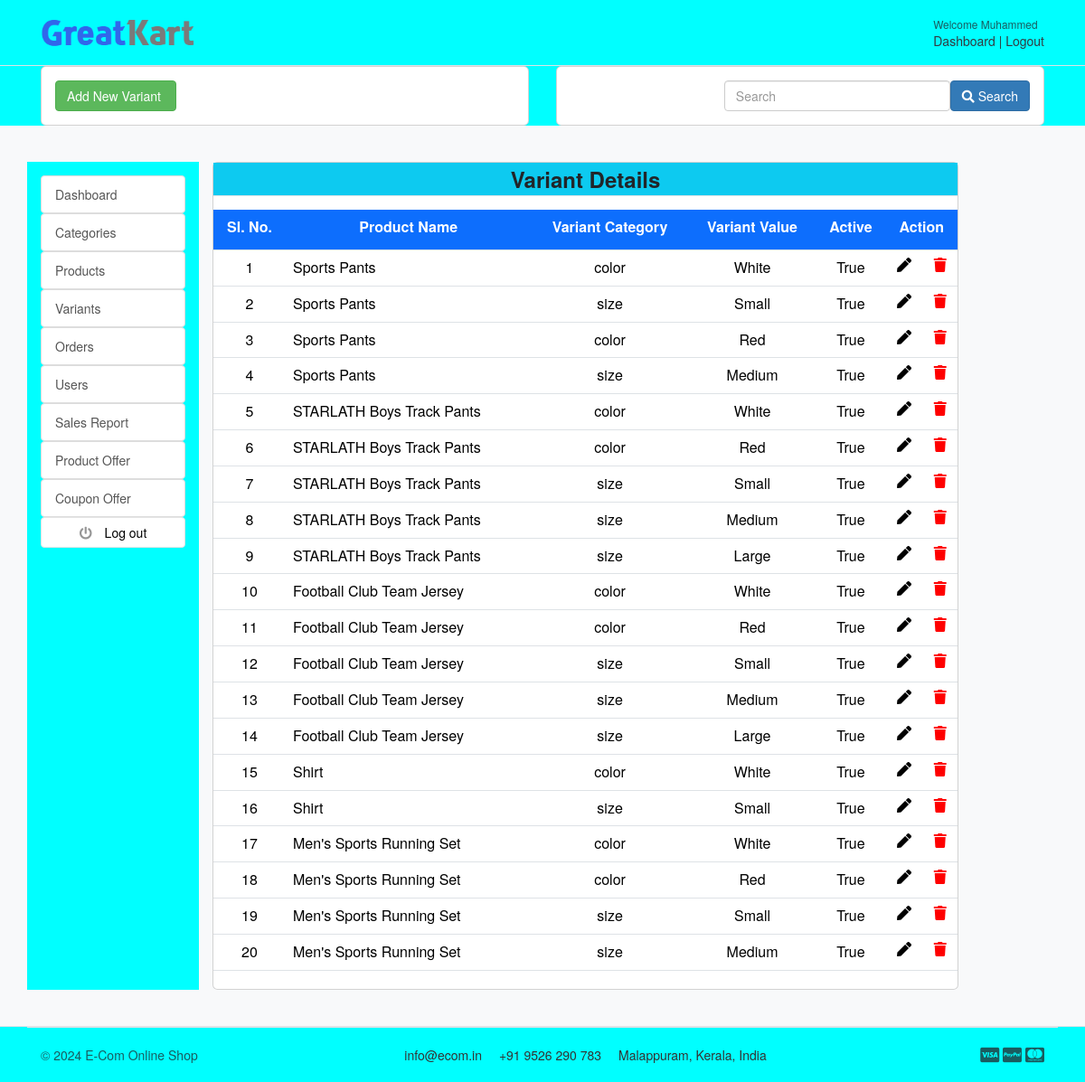
The page /accounts/variant_list (signed in) on the database as committed earlier.
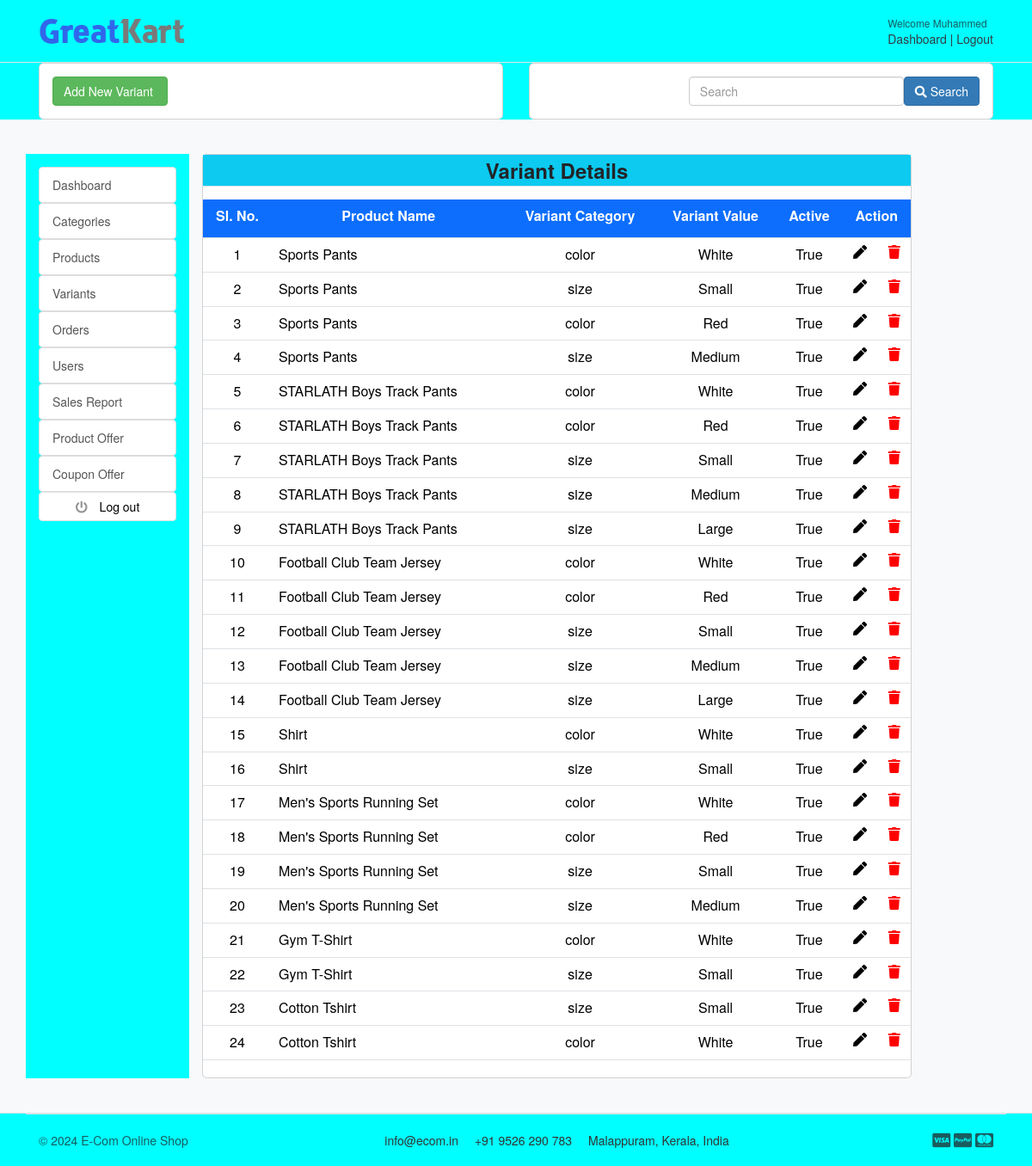
The same page on the database as committed later.
### accounts/models.py (models this page shows, shortened)
class Account(AbstractBaseUser):
    first_name = models.CharField(max_length=50)
    last_name = models.CharField(max_length=50)
    email = models.EmailField(max_length=100, unique=True)
    phone_number = models.CharField(max_length=12, unique=True, default='')
    wallet = models.FloatField(null=True, default=0.0)
    date_joined = models.DateTimeField(auto_now_add=True)
    last_login = models.DateTimeField(auto_now_add=True)
    is_admin = models.BooleanField(default=False)
    is_staff = models.BooleanField(default=False)
    is_active = models.BooleanField(default=True)
    is_superadmin = models.BooleanField(default=False)
    USERNAME_FIELD = 'email'
    REQUIRED_FIELDS = ['first_name', 'last_name', 'phone_number']
    objects = MyAccountManager()
    class Meta:
        verbose_name = 'account'
        verbose_name_plural = 'accounts'

### store/models.py (models this page shows, shortened)
class Variant(models.Model):
    product = models.ForeignKey(Product, on_delete=models.CASCADE)
    variant_category = models.CharField(max_length=100, choices=variant_category_choice)
    variant_value = models.CharField(max_length=100)
    is_active = models.BooleanField(default=True)
    created_on = models.DateTimeField(auto_now=True)
    objects = VariantManager()

class Product(models.Model):
    product_name = models.CharField(max_length=200, unique=True)
    slug = models.SlugField(max_length=200, unique=True)
    description = models.TextField(max_length=500, blank=True)
    price = models.PositiveIntegerField(
        validators=[MinValueValidator(1)],
        help_text="Enter a number greater than zero")
    product_image = models.ImageField(upload_to='photos/products')
    stock = models.PositiveIntegerField(
        validators=[MinValueValidator(1)],
        help_text="Enter a number greater than zero")
    is_available = models.BooleanField(default=True)
    category = models.ForeignKey(Category, on_delete=models.CASCADE)
    created_date = models.DateTimeField(auto_now_add=True)
    modified_date = models.DateTimeField(auto_now=True)
    offer_percentage = models.PositiveIntegerField(default=0, blank=True, null=True)
    offer_price = models.PositiveIntegerField(default=0, blank=True, null=True)
    is_listed_offer = models.BooleanField(default=True)
    def __str__(self):
        return self.product_name

### accounts/views.py (the view)
# urls.py: path('variant_list', views.variant_list, name="variant_list"),
@cache_control(no_cache=True, must_revalidate=True, no_store=True)
@login_required(login_url="login_admin")
@user_passes_test(is_admin, login_url="login_admin")
def variant_list(request):
    variant_list = Variant.objects.all()
    return render(request, "admin/variant_list.html", {"variant_list": variant_list})

### accounts/views.py (called while the page is built)
def is_admin(user):
    return user.is_authenticated and user.is_staff

### carts/context_processors.py (called while the page is built)
def counter(request):
    cart_count = 0
    if 'admin' in request.path:
        return {}
    else:
        try:
            cart = Cart.objects.filter(cart_id = _cart_id(request))
            if request.user.is_authenticated:
                cart_items = CartItem.objects.all().filter(user=request.user)
            else:
                cart_items = CartItem.objects.all().filter(cart=cart[:1])
            for cart_item in cart_items:
                cart_count += cart_item.quantity
        except Cart.DoesNotExist:
            cart_count = 0
    return dict(cart_count=cart_count)

### carts/views.py (called while the page is built)
def _cart_id(request):
    cart = request.session.session_key
    if not cart:
        cart = request.session.create()
    return cart

### category/context_processors.py (called while the page is built)
def menu_links(request):
    links = Category.objects.all()
    return dict(links=links)

### templates/admin/variant_list.html (shortened to what this page needs)
{% extends 'admin/base_admin.html' %}
{% block content %}
<div class="container">
    <div class="row">
        <div class="col-lg-6">
            <div class="card">
                <div class="card-body">
                    <a href="{% url 'variant_add' %}" class="btn btn-success"> Add New Variant </a>
                </div>
            </div>
        </div>
        <div class="col-lg-6">
            <div class="search-element">
                <div class="card">
                    <div class="card-body">
                        <form method="get">
                            <button class="btn  btn-primary" type="submit" style="float:right"><i
                                    class="fas fa-search"></i> Search
                            </button>
                            <input class="form-control" type="search" placeholder="Search" aria-label="Search"
                                   data-width="250" style="width: 250px;float:right" name="filter" value="{{ filter }}">
                        </form>
                    </div>
                </div>
            </div>
        </div>
    </div>
</div>
<section class="section-conten padding-y bg">
    <div class="container">
        <div class="row">
            {% include 'includes/sidebar-admin-dashboard.html' %}
            <main class="col-md-9">
                <article class="card">
                    <div class="table-responsive">
                        <div class="table-heading text-center font-weight-bold border-bottom mb-3 bg-info"
                             style="font-size: 24px; line-height: 1.5;">Variant Details
                        </div>
                        <table class="table table-hover">
                            <thead>
                            <tr>
                                <td class="table-heading text-center font-weight-bold bg-primary text-white border-bottom mb-3">
                                    <label>Sl. No.</label>
                                </td>
                                <td class="table-heading text-center font-weight-bold bg-primary text-white border-bottom mb-3">
                                    <label>Product Name</label>
                                </td>
                                <td class="table-heading text-center font-weight-bold bg-primary text-white border-bottom mb-3">
                                    <label>Variant Category</label>
                                </td>
                                <td class="table-heading text-center font-weight-bold bg-primary text-white border-bottom mb-3">
                                    <label>Variant Value</label>
                                </td>
                                <td class="table-heading text-center font-weight-bold bg-primary text-white border-bottom mb-3">
                                    <label>Active</label>
                                </td>
                                <td colspan="2" class="table-heading text-center font-weight-bold bg-primary text-white border-bottom mb-3">
                                    <label>Action</label>
                                </td>
                            </tr>
                            </thead>
                            {% for variant in variant_list %}
                            <tr>
                                <td class="text-center">
                                    <p class="title mb-0"> {{ forloop.counter }} </p>
                                </td>
                                <td>
                                    <p class="title mb-0"> {{ variant.product }} </p>
                                </td>
                                <td class="text-center">
                                    <p class="title mb-0"> {{ variant.variant_category }} </p>
                                </td>
                                <td class="text-center">
                                    <p class="title mb-0"> {{ variant.variant_value }} </p>
                                </td>
                                <td class="text-center">
                                    <p class="title mb-0"> {{ variant.is_active }} </p>
                                </td>
                                <td class="text-center">
                                    <a href="{% url 'variant_update' variant.id %}"><i class="fas fa-pen" style="color: black;"></i></a>
                                </td>
                                <td class="text-center">
                                    <a href="{% url 'variant_delete' variant.id %}"
                                       onclick="return confirm('Are you sure you want to delete this Variant?')">
                                        <i class="fas fa-trash" style="color: red;"></i></a>
                                </td>
                            </tr>
                            {% endfor %}
                        </table>
                    </div>
                </article>
            </main>
        </div>
    </div>
</section>
{% endblock%}

### templates/admin/base_admin.html (shortened to what this page needs)
{% load static %}
<html lang="en">
<head>
    <link href="{% static 'css/bootstrap.css' %}" rel="stylesheet" type="text/css"/>
    <link href="https://cdn.jsdelivr.net/npm/bootstrap@5.3.2/dist/css/bootstrap.min.css" rel="stylesheet"
>
    <link rel="stylesheet" href="https://maxcdn.bootstrapcdn.com/font-awesome/4.7.0/css/font-awesome.min.css">
    <link rel="stylesheet" href="https://maxcdn.bootstrapcdn.com/bootstrap/3.3.7/css/bootstrap.min.css">
    <link href="{% static 'fonts/fontawesome/css/all.min.css' %}" type="text/css" rel="stylesheet">
    <link href="{% static 'css/ui.css' %}" rel="stylesheet" type="text/css"/>
    <link href="{% static 'css/responsive.css' %}" rel="stylesheet" media="only screen and (max-width: 1200px)"/>
</head>
<body style="background-color: aqua;">
{% include 'admin/navbar_admin.html' %}
{% block content %}{% endblock %}
{% include 'includes/footer.html' %}
</body>

### templates/admin/navbar_admin.html (shortened to what this page needs)
{% load static %}
<header class="section-header">
    <section class="header-main border-bottom">
        <div class="container">
            <div class="row align-items-center">
                <div class="col-lg-2 col-md-3 col-6">
                    <a href="{% url 'home' %}" class="brand-wrap">
                        <img class="logo" src="{% static './images/logo.png' %}">
                    </a>
                </div>
                <div class="col-lg  col-md-6 col-sm-12 col">
                </div>
                <div class="col-lg-3 col-sm-6 col-8 order-2 order-lg-3">
                    <div class="d-flex justify-content-end mb-3 mb-lg-0">
                        {% if user.id %}
                        <div class="widget-header">
                            <small class="title text-muted">Welcome {{ user.first_name }}</small>
                            <div>
                                <a href="{% url 'dashboard_admin' %}">Dashboard</a> <span class="dark-transp"> | </span>
                                <a href="{% url 'logout_admin' %}">Logout</a>
                            </div>
                        </div>
                        {% endif %}
                    </div>
                </div>
            </div>
        </div>
    </section>
</header>

### templates/includes/sidebar-admin-dashboard.html
<aside class="col-md-2 pt-3" style="background-color: aqua;">
    <ul class="list-group" style="list-style-type: none;">
        <li><a class="list-group-item {% if '/dashboard_admin/' == request.path %}active{% endif %}" href="{% url 'dashboard_admin' %}">Dashboard</a></li>
        <li><a class="list-group-item {% if '/category_list/' in request.path %}active{% endif %}" href="{% url 'category_list' %}"> Categories </a></li>
        <li><a class="list-group-item {% if '/product_list/' in request.path %}active{% endif %}" href="{% url 'product_list' %}"> Products </a></li>
        <li><a class="list-group-item {% if '/variant_list/' in request.path %}active{% endif %}" href="{% url 'variant_list' %}"> Variants </a></li>
        <li><a class="list-group-item" href="{% url 'order_list' %}"> Orders </a></li>
        <li><a class="list-group-item" href="{% url 'users_list' %}"> Users </a></li>
        <li><a class="list-group-item" href="{% url 'orders:sales_report' %}"> Sales Report </a></li>
        <li><a class="list-group-item" href="{% url 'product_offer_list' %}"> Product Offer </a></li>
        <li><a class="list-group-item" href="{% url 'coupon_list' %}"> Coupon Offer </a></li>
        <li><a class="btn btn-light btn-block" href="{% url 'logout_admin' %}"> <i class="fa fa-power-off"></i> <span
            class="text">Log out</span> </a></li>
    </ul>
</aside>

### templates/includes/footer.html
{% load static %}
<footer class="section-footer border-top">
	<div class="container">
		<section class="footer-bottom border-top row">
			<div class="col-md-3">
				<p class="text-muted"> &copy 2024 E-Com Online Shop </p>
			</div>
			<div class="col-md-7 text-md-center">
				<span  class="px-2">info@ecom.in</span>
				<span  class="px-2">+91 9526 290 783</span>
				<span  class="px-2">Malappuram, Kerala, India</span>
			</div>
			<div class="col-md-2 text-md-right text-muted">
				<i class="fab fa-lg fa-cc-visa"></i>
				<i class="fab fa-lg fa-cc-paypal"></i>
				<i class="fab fa-lg fa-cc-mastercard"></i>
			</div>
		</section>
	</div>
</footer>

### static/css/ui.css (style rules this page uses)
html { font-family: "Inter", sans-serif; font-size: 15px; }
.padding-y { padding-top: 40px; padding-bottom: 40px; }
article:after, .form-group:after { display: block; clear: both; content: ""; }
.bg { background-color: #f8f9fa; }
p:last-child { margin-bottom: 0; }
.header-main { position: relative; padding-top: 1rem; padding-bottom: 1rem; }
.brand-wrap .logo, .navbar-brand .logo { margin-right: 7px; max-height: 42px; display: inline-block; }
.widget-header { display: inline-block; vertical-align: middle; position: relative; }
.widget-header a { color: #343a40; }
.widget-header .title { display: block; }
.footer-bottom { padding-top: 20px; padding-bottom: 20px; }
.btn-light { background-color: #fff; border-color: #e4e4e4; }
.btn-light i { color: #969696; }
.btn i + .text { margin-left: 10px; }
[class*=list-] li:after { visibility: hidden; display: block; content: ""; overflow: hidden; height: 0; clear: both; }

Rows that differ between the two databases and show on the page:
added Variant: product "Gym T-Shirt", variant_category "color", variant_value "White", is_active "True"
added Variant: product "Gym T-Shirt", variant_category "size", variant_value "Small", is_active "True"
added Variant: product "Cotton Tshirt", variant_category "size", variant_value "Small", is_active "True"
added Variant: product "Cotton Tshirt", variant_category "color", variant_value "White", is_active "True"
